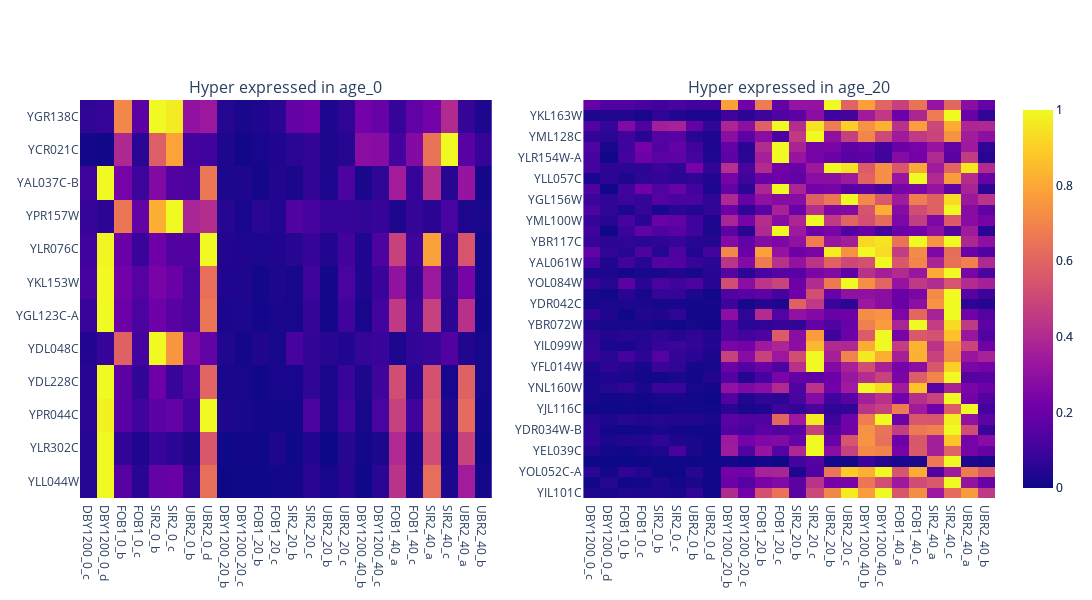

Notebook cell for this chart:
### Code cell
plot_deg_gene_matrix(combined_counts, age_ordered_cols, 'age_0_vs_age_20.tsv', fold_change_threshold=2)

### Figure 1 — Plotly figure (JSON) as saved in the notebook; plotly's stock layout.template omitted (floating-point values rounded to 4 significant figures; data arrays with more than 128 entries replaced by an {"elided": "..."} marker saying what was removed)
{"data": [{"type": "heatmap", "x": ["DBY1200_0_c", "DBY1200_0_d", "FOB1_0_b", "FOB1_0_c", "SIR2_0_b", "SIR2_0_c", "UBR2_0_b", "UBR2_0_d", "DBY1200_20_b", "DBY1200_20_c", "FOB1_20_b", "FOB1_20_c", "SIR2_20_b", "SIR2_20_c", "UBR2_20_b", "UBR2_20_c", "DBY1200_40_b", "DBY1200_40_c", "FOB1_40_a", "FOB1_40_c", "SIR2_40_a", "SIR2_40_c", "UBR2_40_a", "UBR2_40_b"], "xaxis": "x", "y": ["YLL044W", "YLR302C", "YPR044C", "YDL228C", "YDL048C", "YGL123C-A", "YKL153W", "YLR076C", "YPR157W", "YAL037C-B", "YCR021C", "YGR138C"], "yaxis": "y", "z": {"elided": "12x24 float values"}}, {"type": "heatmap", "x": ["DBY1200_0_c", "DBY1200_0_d", "FOB1_0_b", "FOB1_0_c", "SIR2_0_b", "SIR2_0_c", "UBR2_0_b", "UBR2_0_d", "DBY1200_20_b", "DBY1200_20_c", "FOB1_20_b", "FOB1_20_c", "SIR2_20_b", "SIR2_20_c", "UBR2_20_b", "UBR2_20_c", "DBY1200_40_b", "DBY1200_40_c", "FOB1_40_a", "FOB1_40_c", "SIR2_40_a", "SIR2_40_c", "UBR2_40_a", "UBR2_40_b"], "xaxis": "x2", "y": ["YIL101C", "YNL194C", "YOL052C-A", "YDR536W", "YEL039C", "YFR053C", "YDR034W-B", "YDR342C", "YJL116C", "YLR327C", "YNL160W", "YGR213C", "YFL014W", "YPR160W", "YIL099W", "YDR343C", "YBR072W", "YOR100C", "YDR042C", "YHR087W", "YOL084W", "YBR296C", "YAL061W", "YMR095C", "YBR117C", "YLR154W-F", "YML100W", "YMR011W", "YGL156W", "YLR154W-B", "YLL057C", "YHL024W", "YLR154W-A", "YLR154W-C", "YML128C", "YCL040W", "YKL163W", "YMR096W"], "yaxis": "y2", "z": {"elided": "38x24 float values"}}], "layout": {"annotations": [{"font": {"size": 16}, "showarrow": false, "text": "Hyper expressed in age_0", "x": 0.225, "xanchor": "center", "xref": "paper", "y": 1, "yanchor": "bottom", "yref": "paper"}, {"font": {"size": 16}, "showarrow": false, "text": "Hyper expressed in age_20", "x": 0.775, "xanchor": "center", "xref": "paper", "y": 1, "yanchor": "bottom", "yref": "paper"}], "height": 600, "width": 1200, "xaxis": {"anchor": "y", "domain": [0, 0.45]}, "xaxis2": {"anchor": "y2", "domain": [0.55, 1]}, "yaxis": {"anchor": "x", "domain": [0, 1]}, "yaxis2": {"anchor": "x2", "domain": [0, 1]}}}
